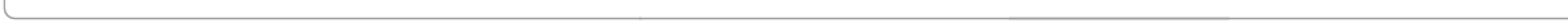
#> input picture addons/gdUnit4/src/update/assets/border_bottom.png, 1200 x 18 px (shown 2 times larger); its folder holds only this picture in this run
$ python cutout.py ../../addons/gdUnit4/src/update/assets/border_bottom.png out.png
#> lines starting #> are read from the running program, lines starting #| are printed output that depends on the picture; after the words box and inside, x2 and y2 are one past the last pixel; in counts of white or black regions, pixels touching at a corner belong together
#!/usr/bin/env python3
"""Cut a generated image out of its background into an 8-bit+alpha PNG.

Post-work step between /asset-generate and placement under assets/art/ — art-bible
§8.1 keeps raws in art-source/, and units/structures must reach the runtime with a
real alpha channel (spec Format: "PNG 8-bit+alpha").

    python3 tools/asset-pipeline/cutout.py <src.png> <dst.png> [tol]

Requires numpy + Pillow (unlike comfyui_generate.py, which is stdlib-only).

How it works: flood-fills inward from the image border through pixels within `tol`
of the border colour. Deliberately NOT a global colour key — the fill is
connectivity-limited, so greys *inside* the subject (plating, panels, glass)
survive while only the surrounding field goes transparent.

★ THE BACKGROUND MUST CONTRAST WITH THE SUBJECT. Our structures are near-black
(#1B2130). A "pure black void background" render — which the art bible's stage
colour tempts you into prompting — is UNKEYABLE: subject and field share a value,
so the fill either stalls at the frame or floods through the building and eats it
(both verified on the HQ, 2026-08-18). Prompt a flat light-grey studio background
plus negatives `dark background, gradient background, vignette`; the dark stage
colour is applied in-engine and must never be baked into a sprite.

Gradient backgrounds also defeat this: a single-colour tolerance cannot cross one.
Neighbour-relative region growing walks gradients but then eats the dark subject —
force a FLAT background at generation time instead of post-processing around it.

Detached leftovers (cast shadows, stray props) can be dropped with
--largest-only; a shadow *touching* the subject is connected to it and will
survive, so re-roll the generation rather than attempting mask surgery.
"""
from __future__ import annotations

import argparse
import sys
from collections import deque

import numpy as np
from PIL import Image

# a keyable render's border field is a large fraction of the frame; below this the
# background probably does not contrast with the subject
MIN_BORDER_FRACTION = 0.15


def cutout(path: str, tol: int = 22, largest_only: bool = False,
           pockets: bool = False, deshadow: bool = False,
           ink_ratio: float = 0.5, sat_max: int = 40):
    """Return (RGBA image, background mask). Background pixels get alpha 0."""
#> called with tol = 22, largest_only = False, pockets = False, deshadow = False, ink_ratio = 0.5, sat_max = 40
    im = Image.open(path).convert("RGB")
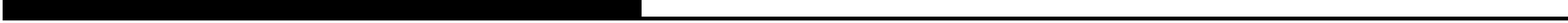
#> im: PIL image 1200x18 RGB (shown 2 times larger); values 158 (black) and 255 (white), 53.9% white; 1 black region, box (x1, y1, x2, y2) and area: (2, 0, 1200, 16) 9951
    a = np.array(im).astype(np.int16)
    h, w, _ = a.shape
#> h = 18; w = 1200

    ring = np.concatenate([a[0:6].reshape(-1, 3), a[-6:].reshape(-1, 3),
                           a[:, 0:6].reshape(-1, 3), a[:, -6:].reshape(-1, 3)])
    bg = np.median(ring, axis=0)
#> bg = [255, 255, 255]
    near = np.abs(a - bg).max(axis=2) <= tol

    if near.mean() < MIN_BORDER_FRACTION:
        print(f"WARN {path}: only {near.mean() * 100:.0f}% of the frame matches the "
              f"border colour — the background may not contrast with the subject; "
              f"re-generate on a flat light background", file=sys.stderr)

    seen = np.zeros((h, w), bool)
    dq: deque = deque()

    def seed(y: int, x: int) -> None:
        if near[y, x] and not seen[y, x]:
            seen[y, x] = True
            dq.append((y, x))

    for x in range(w):
        seed(0, x)
        seed(h - 1, x)
    for y in range(h):
        seed(y, 0)
        seed(y, w - 1)

    walk = near
    if deshadow:
        walk = _shadow_walkable(a, bg, ink_ratio, sat_max)
        # re-seed: the relaxed field reaches border pixels the tight one skipped
        for x in range(w):
            _seed_into(walk, seen, dq, 0, x)
            _seed_into(walk, seen, dq, h - 1, x)
        for y in range(h):
            _seed_into(walk, seen, dq, y, 0)
            _seed_into(walk, seen, dq, y, w - 1)

    while dq:
        y, x = dq.popleft()
        for dy, dx in ((1, 0), (-1, 0), (0, 1), (0, -1)):
            ny, nx = y + dy, x + dx
            if 0 <= ny < h and 0 <= nx < w and walk[ny, nx] and not seen[ny, nx]:
                seen[ny, nx] = True
                dq.append((ny, nx))

    if pockets:
        seen |= _enclosed_pockets(walk, seen)

    alpha = np.where(seen, 0, 255).astype(np.uint8)
    rgba = np.dstack([a.astype(np.uint8), alpha])

    if largest_only:
        rgba = _keep_largest(rgba)

    return Image.fromarray(rgba, "RGBA"), seen


# [117 lines left out: functions _seed_into, _shadow_walkable, _enclosed_pockets, _label_pockets_bfs, _keep_largest, trim, not called in this run]


def main() -> None:
    p = argparse.ArgumentParser(description=__doc__,
                                formatter_class=argparse.RawDescriptionHelpFormatter)
    p.add_argument("src")
    p.add_argument("dst")
    p.add_argument("tol", nargs="?", type=int, default=22,
                   help="border-colour tolerance, default 22")
    p.add_argument("--largest-only", action="store_true",
                   help="keep only the largest opaque blob")
    p.add_argument("--pockets", action="store_true",
                   help="also key background-coloured regions the border fill "
                        "cannot reach (between an infantry sprite's legs/arms)")
    p.add_argument("--deshadow", action="store_true",
                   help="also key cast shadows fused to the subject (walks neutral "
                        "midtones, halts at the cel ink outline) — verify the result")
    p.add_argument("--ink-ratio", type=float, default=0.5,
                   help="--deshadow barrier, as a fraction of background luma "
                        "(default 0.5). Raise it when the render sits on a DARK "
                        "background, or the fill leaks into the subject's plating")
    p.add_argument("--sat-max", type=int, default=40,
                   help="--deshadow barrier: saturation above this is treated as "
                        "subject (default 40). Raise it for WARM shadows that carry "
                        "colour bounced off the accent, but keep it well under the "
                        "accent's own saturation")
    p.add_argument("--trim", action="store_true", help="crop to the opaque bounds")
    args = p.parse_args()

    img, seen = cutout(args.src, args.tol, args.largest_only, args.pockets,
                       args.deshadow, args.ink_ratio, args.sat_max)
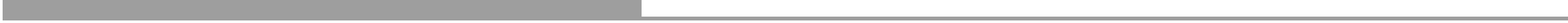
#> img: PIL image 1200x18 RGBA (shown 2 times larger); mean R, G, B, A 210.3, 210.3, 210.3, 117.5; transparent parts drawn white
    if args.trim:
        img = trim(img)
    img.save(args.dst)
    print(f"removed {seen.mean() * 100:.1f}% -> {args.dst} ({img.width}x{img.height})")
#| removed 53.9% -> out.png (1200x18)


if __name__ == "__main__":
    main()

$ run again, on addons/gdUnit4/src/update/assets/border_top.png
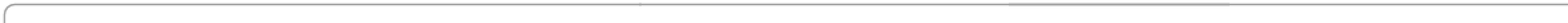
#> input picture addons/gdUnit4/src/update/assets/border_top.png, 1200 x 18 px (shown 2 times larger)
#> in cutout, `im = Image.open(path).convert("RGB")`:
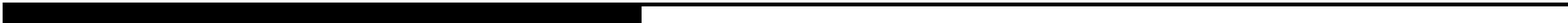
#> im: PIL image 1200x18 RGB (shown 2 times larger); values 158 (black) and 255 (white), 53.9% white; 1 black region, box (x1, y1, x2, y2) and area: (2, 2, 1200, 18) 9951
#> bg = [255, 255, 255]
#> in main, `img, seen = cutout(args.src, args.tol, args.largest_only, args.pockets..`:
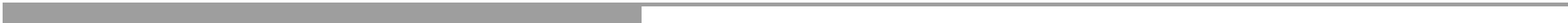
#> img: PIL image 1200x18 RGBA (shown 2 times larger); mean R, G, B, A 210.3, 210.3, 210.3, 117.5; transparent parts drawn white
#| removed 53.9% -> out.png (1200x18)
